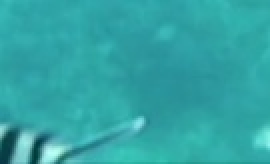
#> input picture ssd_keras-master/fish/1082.jpg, 135 x 82 px (shown 2 times larger); its folder holds 4 pictures in this run
$ python skit-fish.py
#> lines starting #> are read from the running program, lines starting #| are printed output that depends on the picture
import cv2
import os, glob, pickle
from sklearn.model_selection import train_test_split
from sklearn import datasets, metrics
from sklearn.ensemble import RandomForestClassifier
from sklearn.metrics import accuracy_score

# 画像の学習サイズやパスを指定
image_size = (64, 32)
path = os.path.dirname(os.path.abspath(__file__))
path_fish = path + '/fish'
path_nofish = path + '/nofish'
x = [] # 画像データ
y = [] # ラベルデータ

# 画像データを読み込んで配列に追加 --- (*1)
def read_dir(path, label):
    files = glob.glob(path + "/*.jpg")
    for f in files:
        img = cv2.imread(f)
        img = cv2.resize(img, image_size)
        img_data = img.reshape(-1, ) # 一次元に展開
        x.append(img_data)
        y.append(label)

# 画像データを読み込む
read_dir(path_nofish, 0)
read_dir(path_fish, 1)
#> call 2 of read_dir, with path = 'fish', label = 1
#> in read_dir, img is the input picture: shape (82, 135, 3); mean B, G, R 165.2, 164.5, 49.9
#> in read_dir (call 2), `img = cv2.resize(img, image_size)`:
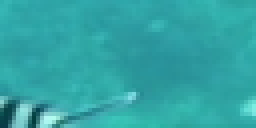
#> img: shape (32, 64, 3) (shown 4 times larger); mean B, G, R 165.1, 164.4, 49.8
#> in read_dir (call 2), `img_data = img.reshape(-1, )`: img_data = 6144 values, max 251 at index 5608, min 0 at index 5786, mean 126.4
#> pass 2 of the loop in read_dir, `for f in files:`:
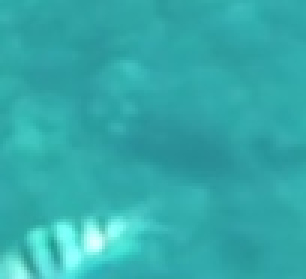
#> input picture ssd_keras-master/fish/1083.jpg, 102 x 93 px (shown 3 times larger)
#> in read_dir, img is the input picture: shape (93, 102, 3); mean B, G, R 170.7, 171.1, 51.6
#> in read_dir (call 2), `img = cv2.resize(img, image_size)`:
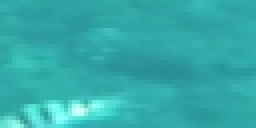
#> img: shape (32, 64, 3) (shown 4 times larger); mean B, G, R 170.7, 171, 51.6
#> img_data = 6144 values, max 255 at index 5032, min 38 at index 3560, mean 131.1
#> pass 3 of the loop in read_dir, `for f in files:`:
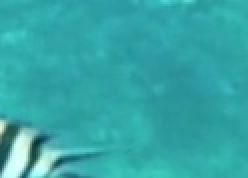
#> input picture ssd_keras-master/fish/1089.jpg, 124 x 89 px (shown 2 times larger)
#> in read_dir, img is the input picture: shape (89, 124, 3); mean B, G, R 167, 166.4, 52.5
#> in read_dir (call 2), `img = cv2.resize(img, image_size)`:
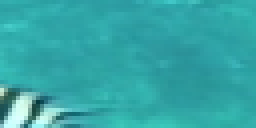
#> img: shape (32, 64, 3) (shown 4 times larger); mean B, G, R 166.9, 166.3, 52.4
#> img_data = 6144 values, max 255 at index 5005, min 4 at index 4829, mean 128.5
#> the loop made 4 passes; the first 3 are shown

# データを学習用とテスト用に分割する --- (*2)
x_train, x_test, y_train, y_test = train_test_split(x, y, test_size=0.2)

# データを学習 --- (*3)
clf = RandomForestClassifier()
clf.fit(x_train, y_train)

# 精度の確認 --- (*4)
y_pred = clf.predict(x_test)
print(accuracy_score(y_test, y_pred))

# データを保存 --- (*5)
with open("fish.pkl", "wb") as fp:
  pickle.dump(clf, fp)
